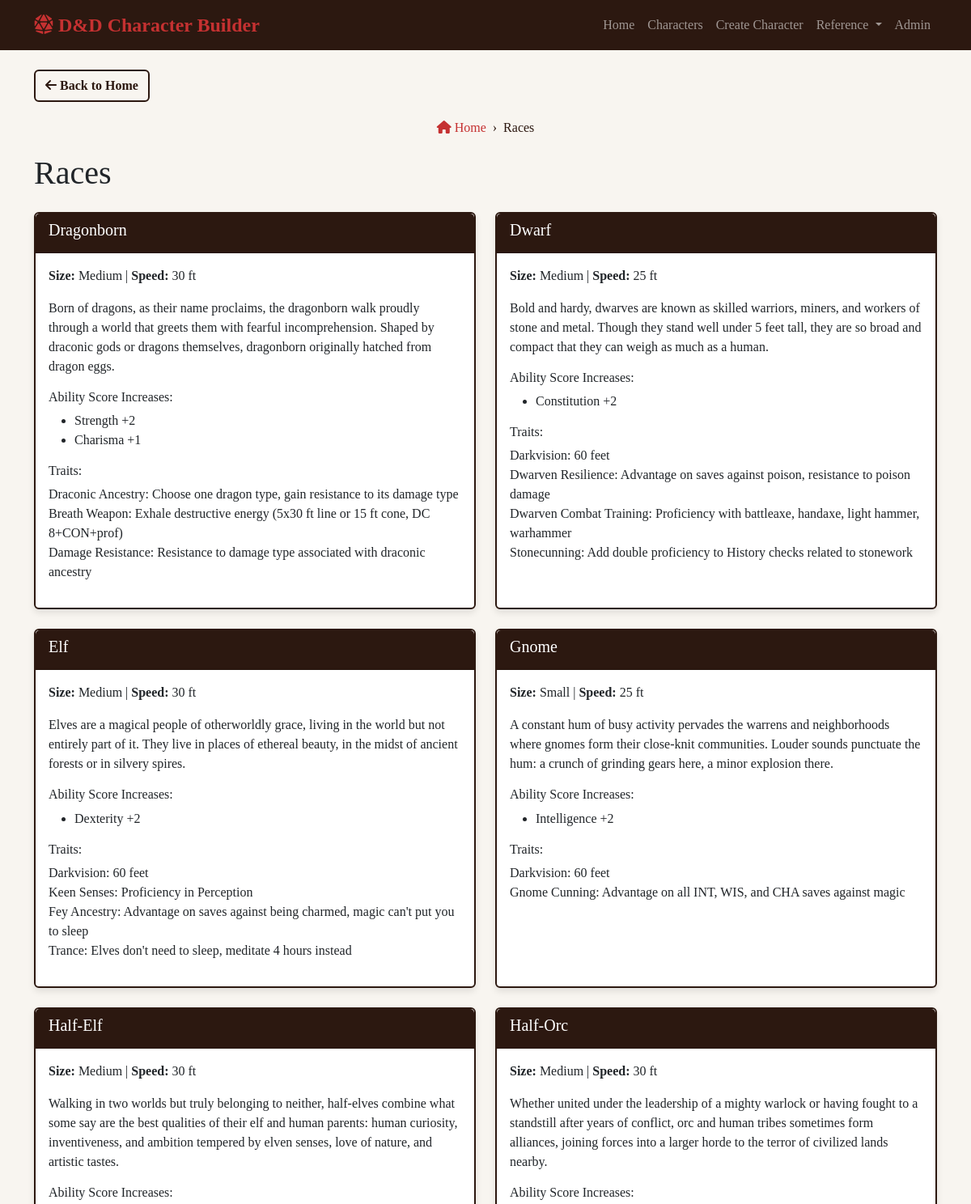
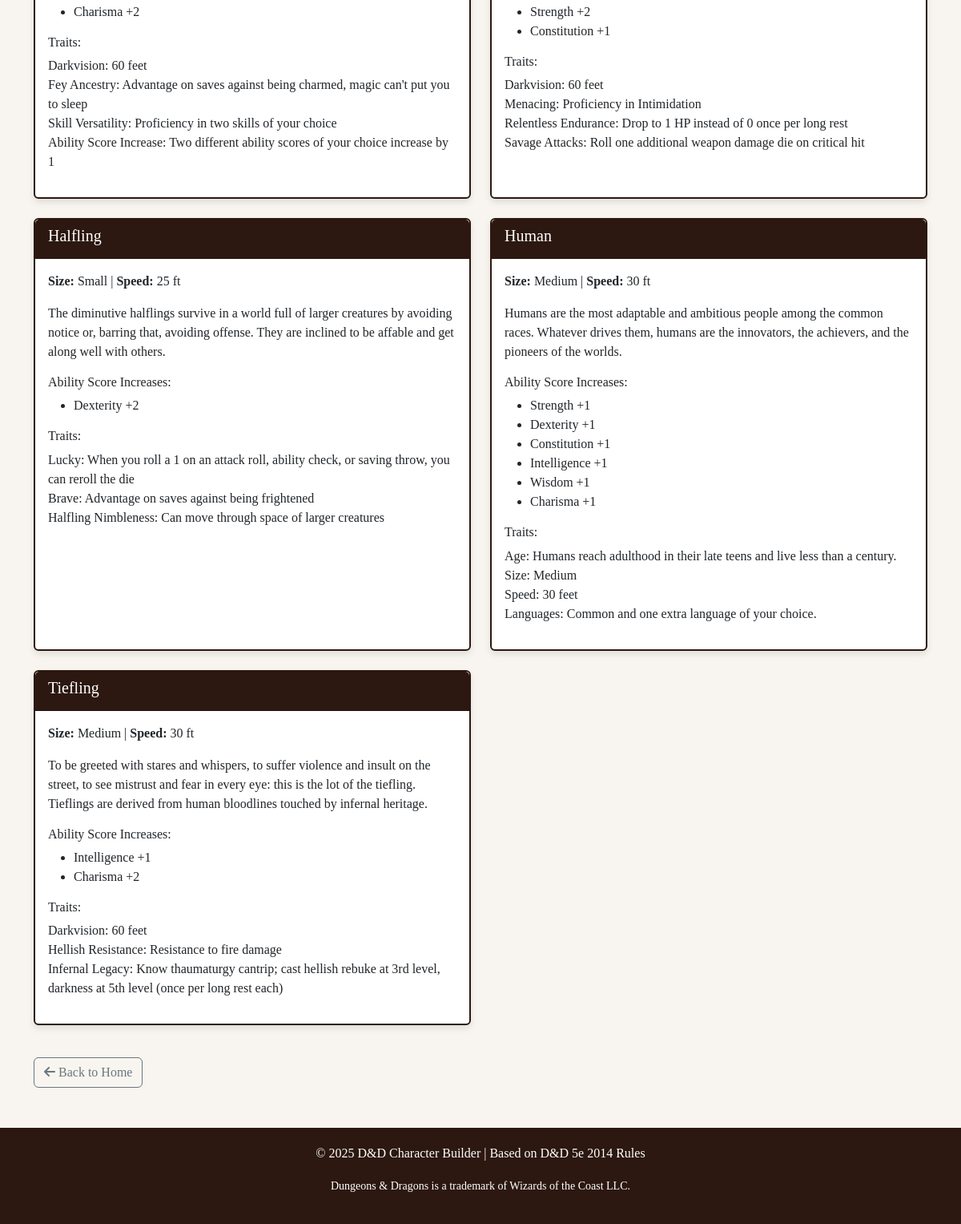
The page /races/ on the database its author committed (2 pictures, top to bottom).
### characters/models.py (models this page shows, shortened)
class Race(models.Model):
    name = models.CharField(max_length=50, unique=True)
    description = models.TextField()
    speed = models.IntegerField(default=30)
    size = models.CharField(max_length=20, choices=[
        ('Small', 'Small'),
        ('Medium', 'Medium'),
        ('Large', 'Large'),
    ], default='Medium')
    strength_bonus = models.IntegerField(default=0)
    dexterity_bonus = models.IntegerField(default=0)
    constitution_bonus = models.IntegerField(default=0)
    intelligence_bonus = models.IntegerField(default=0)
    wisdom_bonus = models.IntegerField(default=0)
    charisma_bonus = models.IntegerField(default=0)
    traits = models.TextField(blank=True, help_text="Special racial traits")
    class Meta:
        ordering = ['name']

### characters/views.py (the view)
# urls.py: path('races/', views.RaceListView.as_view(), name='race_list'),
class RaceListView(ListView):
    model = Race
    template_name = 'characters/race_list.html'
    context_object_name = 'races'

### characters/templates/characters/race_list.html (shortened to what this page needs)
{% extends 'characters/base.html' %}
{% block back_button %}
<div class="back-button">
    <a href="{% url 'home' %}" class="btn">
        <i class="fas fa-arrow-left"></i> Back to Home
    </a>
</div>
{% endblock %}
{% block breadcrumb %}
<nav aria-label="breadcrumb">
    <ol class="breadcrumb">
        <li class="breadcrumb-item"><a href="{% url 'home' %}"><i class="fas fa-home"></i> Home</a></li>
        <li class="breadcrumb-item active" aria-current="page">Races</li>
    </ol>
</nav>
{% endblock %}
{% block content %}
<h1 class="mb-4">Races</h1>
{% if races %}
    <div class="row">
        {% for race in races %}
            <div class="col-md-6 mb-4">
                <div class="card h-100">
                    <div class="card-header">
                        <h5>{{ race.name }}</h5>
                    </div>
                    <div class="card-body">
                        <p><strong>Size:</strong> {{ race.size }} | <strong>Speed:</strong> {{ race.speed }} ft</p>
                        <p>{{ race.description }}</p>
                        <h6>Ability Score Increases:</h6>
                        <ul class="mb-0">
                            {% if race.strength_bonus %}<li>Strength +{{ race.strength_bonus }}</li>{% endif %}
                            {% if race.dexterity_bonus %}<li>Dexterity +{{ race.dexterity_bonus }}</li>{% endif %}
                            {% if race.constitution_bonus %}<li>Constitution +{{ race.constitution_bonus }}</li>{% endif %}
                            {% if race.intelligence_bonus %}<li>Intelligence +{{ race.intelligence_bonus }}</li>{% endif %}
                            {% if race.wisdom_bonus %}<li>Wisdom +{{ race.wisdom_bonus }}</li>{% endif %}
                            {% if race.charisma_bonus %}<li>Charisma +{{ race.charisma_bonus }}</li>{% endif %}
                        </ul>
                        {% if race.traits %}
                            <h6 class="mt-3">Traits:</h6>
                            <p style="white-space: pre-wrap;">{{ race.traits }}</p>
                        {% endif %}
                    </div>
                </div>
            </div>
        {% endfor %}
    </div>
{% else %}
    <div class="alert alert-info">
        No races available. Please add races through the admin interface.
    </div>
{% endif %}
<a href="{% url 'home' %}" class="btn btn-outline-secondary mt-3"><i class="fas fa-arrow-left"></i> Back to Home</a>
{% endblock %}

### characters/templates/characters/base.html (shortened to what this page needs)
<!DOCTYPE html>
<html lang="en">
<head>
    <link href="https://cdn.jsdelivr.net/npm/bootstrap@5.3.0/dist/css/bootstrap.min.css" rel="stylesheet">
    <link rel="stylesheet" href="https://cdnjs.cloudflare.com/ajax/libs/font-awesome/6.4.0/css/all.min.css">
</head>
<body>
    <nav class="navbar navbar-expand-lg navbar-dark">
        <div class="container">
            <a class="navbar-brand" href="{% url 'home' %}"><i class="fas fa-dice-d20"></i> D&D Character Builder</a>
            <div class="collapse navbar-collapse" id="navbarNav">
                <ul class="navbar-nav ms-auto">
                    <li class="nav-item">
                        <a class="nav-link" href="{% url 'home' %}">Home</a>
                    </li>
                    <li class="nav-item">
                        <a class="nav-link" href="{% url 'character_list' %}">Characters</a>
                    </li>
                    <li class="nav-item">
                        <a class="nav-link" href="{% url 'character_create_step1' %}">Create Character</a>
                    </li>
                    <li class="nav-item dropdown">
                        <a class="nav-link dropdown-toggle" href="#" id="referenceDropdown" role="button" data-bs-toggle="dropdown">
                            Reference
                        </a>
                    </li>
                    <li class="nav-item">
                        <a class="nav-link" href="/admin/">Admin</a>
                    </li>
                </ul>
            </div>
        </div>
    </nav>
    <main class="container my-4">
        {% block back_button %}
        {% endblock %}
        {% block breadcrumb %}
        {% endblock %}
        {% block content %}{% endblock %}
    </main>
    <footer>
        <p>&copy; 2025 D&D Character Builder | Based on D&D 5e 2014 Rules</p>
        <p><small>Dungeons & Dragons is a trademark of Wizards of the Coast LLC.</small></p>
    </footer>
</body>
</html>

### characters/templates/characters/base.html (style rules this page uses)
:root { --dnd-red: #C53131; --dnd-dark: #2c1810; }
body { background-color: #f8f5f0; font-family: 'Georgia', serif; }
.navbar { background-color: var(--dnd-dark) !important; }
.navbar-brand { color: var(--dnd-red) !important; font-weight: bold; font-size: 1.5rem; }
.card { border: 2px solid var(--dnd-dark); box-shadow: 0 4px 8px rgba(0,0,0,0.1); }
.card-header { background-color: var(--dnd-dark); color: white; font-weight: bold; }
.back-button { margin-bottom: 20px; }
.back-button .btn { background-color: transparent; border: 2px solid var(--dnd-dark); color: var(--dnd-dark); font-weight: bold; }
.breadcrumb { background-color: transparent; padding: 0; margin-bottom: 20px; display: flex; justify-content: center; }
.breadcrumb-item + .breadcrumb-item::before { content: "›"; color: var(--dnd-dark); }
.breadcrumb-item a { color: var(--dnd-red); text-decoration: none; }
.breadcrumb-item.active { color: var(--dnd-dark); }
footer { margin-top: 50px; padding: 20px; background-color: var(--dnd-dark); color: white; text-align: center; }

### rows shown on the page
Race: name "Dragonborn", size "Medium", speed "30", description "Born of dragons, as their name proclaims, the dragonborn walk proudly through a world that greets them with fearful incomprehension. Shaped by draconic gods or dragons themselves, dragonborn originally hatched from dragon eggs.", strength_bonus "2", charisma_bonus "1", traits "Draconic Ancestry: Choose one dragon type, gain resistance to its damage type Breath Weapon: Exhale destructive energy (5x30 ft line or 15 ft cone, DC 8+CON+prof) Damage Resistance: Resistance to damage type associated with draconic ancestry"
Race: name "Dwarf", size "Medium", speed "25", description "Bold and hardy, dwarves are known as skilled warriors, miners, and workers of stone and metal. Though they stand well under 5 feet tall, they are so broad and compact that they can weigh as much as a human.", constitution_bonus "2", traits "Darkvision: 60 feet Dwarven Resilience: Advantage on saves against poison, resistance to poison damage Dwarven Combat Training: Proficiency with battleaxe, handaxe, light hammer, warhammer Stonecunning: Add double proficiency to History checks related to stonework"
Race: name "Elf", size "Medium", speed "30", description "Elves are a magical people of otherworldly grace, living in the world but not entirely part of it. They live in places of ethereal beauty, in the midst of ancient forests or in silvery spires.", dexterity_bonus "2", traits "Darkvision: 60 feet Keen Senses: Proficiency in Perception Fey Ancestry: Advantage on saves against being charmed, magic can't put you to sleep Trance: Elves don't need to sleep, meditate 4 hours instead"
Race: name "Gnome", size "Small", speed "25", description "A constant hum of busy activity pervades the warrens and neighborhoods where gnomes form their close-knit communities. Louder sounds punctuate the hum: a crunch of grinding gears here, a minor explosion there.", intelligence_bonus "2", traits "Darkvision: 60 feet Gnome Cunning: Advantage on all INT, WIS, and CHA saves against magic"
Race: name "Half-Elf", size "Medium", speed "30", description "Walking in two worlds but truly belonging to neither, half-elves combine what some say are the best qualities of their elf and human parents: human curiosity, inventiveness, and ambition tempered by elven senses, love of nature, and artistic tastes.", charisma_bonus "2", traits "Darkvision: 60 feet Fey Ancestry: Advantage on saves against being charmed, magic can't put you to sleep Skill Versatility: Proficiency in two skills of your choice Ability Score Increase: Two different ability scores of your choice increase by 1"
Race: name "Half-Orc", size "Medium", speed "30", description "Whether united under the leadership of a mighty warlock or having fought to a standstill after years of conflict, orc and human tribes sometimes form alliances, joining forces into a larger horde to the terror of civilized lands nearby.", strength_bonus "2", constitution_bonus "1", traits "Darkvision: 60 feet Menacing: Proficiency in Intimidation Relentless Endurance: Drop to 1 HP instead of 0 once per long rest Savage Attacks: Roll one additional weapon damage die on critical hit"
Race: name "Halfling", size "Small", speed "25", description "The diminutive halflings survive in a world full of larger creatures by avoiding notice or, barring that, avoiding offense. They are inclined to be affable and get along well with others.", dexterity_bonus "2", traits "Lucky: When you roll a 1 on an attack roll, ability check, or saving throw, you can reroll the die Brave: Advantage on saves against being frightened Halfling Nimbleness: Can move through space of larger creatures"
Race: name "Human", size "Medium", speed "30", description "Humans are the most adaptable and ambitious people among the common races. Whatever drives them, humans are the innovators, the achievers, and the pioneers of the worlds.", strength_bonus "1", dexterity_bonus "1", constitution_bonus "1", intelligence_bonus "1", wisdom_bonus "1", charisma_bonus "1", traits "Age: Humans reach adulthood in their late teens and live less than a century. Size: Medium Speed: 30 feet Languages: Common and one extra language of your choice."
Race: name "Tiefling", size "Medium", speed "30", description "To be greeted with stares and whispers, to suffer violence and insult on the street, to see mistrust and fear in every eye: this is the lot of the tiefling. Tieflings are derived from human bloodlines touched by infernal heritage.", intelligence_bonus "1", charisma_bonus "2", traits "Darkvision: 60 feet Hellish Resistance: Resistance to fire damage Infernal Legacy: Know thaumaturgy cantrip; cast hellish rebuke at 3rd level, darkness at 5th level (once per long rest each)"
